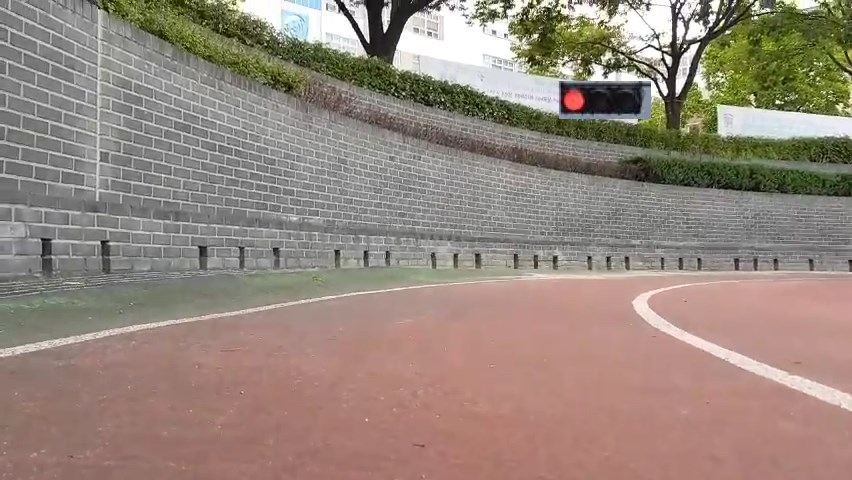
#> input picture sinhos/sin1.jpeg, 852 x 480 px; its folder holds only this picture in this run
$ python detect_sinho.py
#> lines starting #> are read from the running program, lines starting #| are printed output that depends on the picture; after the words box and inside, x2 and y2 are one past the last pixel; in counts of white or black regions, pixels touching at a corner belong together
import cv2
import numpy as np

for i in range(1):
    img = cv2.imread('sinhos/sin' + str(i + 1) + '.jpeg')
#> img is the input picture: shape (480, 852, 3); mean B, G, R 124.7, 135.3, 150.2
    img2 = img.copy()

    # 그레이 스케일로 변환 ---①
    imgray = cv2.cvtColor(img, cv2.COLOR_BGR2GRAY)
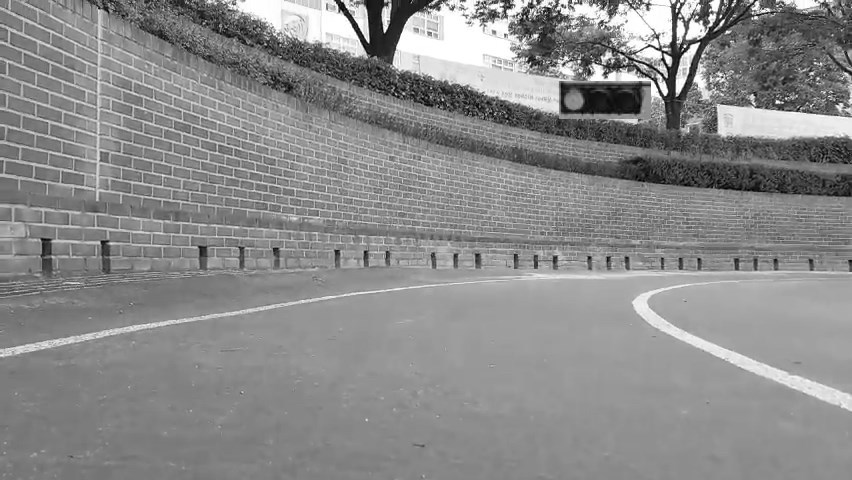
#> imgray: shape (480, 852); min 0, max 255, mean 138.6
    # 스레시홀드로 바이너리 이미지로 만들어서 검은배경에 흰색전경으로 반전 ---②
    ret, imthres = cv2.threshold(imgray, 127, 255, cv2.THRESH_BINARY_INV)
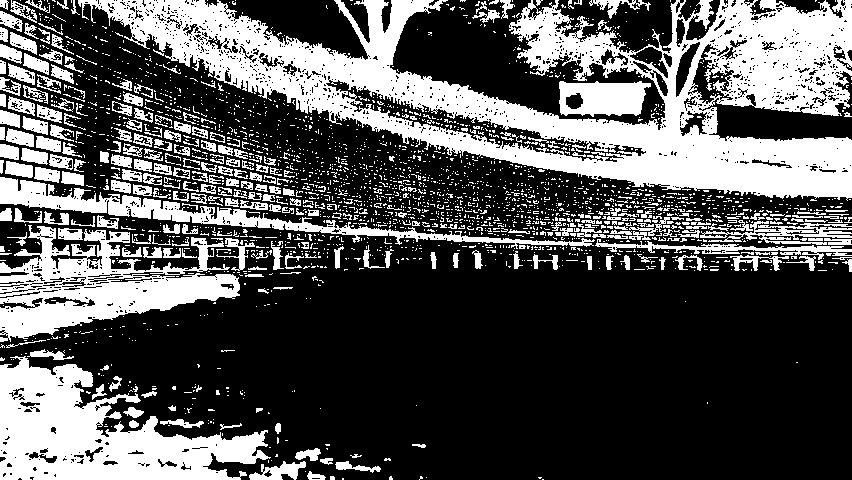
#> imthres: shape (480, 852); 33.3% white; 2647 white regions (2341 under 20 px)

    # 가장 바깥쪽 컨투어에 대해 모든 좌표 반환 ---③
    contour, hierarchy = cv2.findContours(imthres, cv2.RETR_EXTERNAL, \
                                                    cv2.CHAIN_APPROX_NONE)
#> contour = 2516 contours, 2316 with area under 20; largest, box (x1, y1, x2, y2) and area: (78, 0, 852, 201) 69854, (0, 356, 271, 480) 17488, (0, 225, 240, 342) 12773, (0, 177, 595, 249) 5804, (559, 81, 651, 117) 2574
    # 가장 바깥쪽 컨투어에 대해 꼭지점 좌표만 반환 ---④
    contour2, hierarchy = cv2.findContours(imthres, cv2.RETR_EXTERNAL, \
                                                    cv2.CHAIN_APPROX_SIMPLE)
#> contour2 has the same summary as contour
    # 각각의 컨투의 갯수 출력 ---⑤
    print('도형의 갯수: %d(%d)'% (len(contour), len(contour2)))
#| 도형의 갯수: 2516(2516)
    print('도형s :', contour2[:5])
#| 도형s : [array([[[542, 479]],
#|        [[543, 479]]], dtype=int32), array([[[342, 478]],
#|        [[342, 479]],
#|        [[343, 479]],
#|        [[343, 478]]], dtype=int32), array([[[538, 477]],
#|        [[539, 478]],
#|        [[540, 478]],
#|        [[541, 477]]], dtype=int32), array([[[426, 477]]], dtype=int32), array([[[420, 476]],
#|        [[420, 478]],
#|        [[419, 479]],
#|        [[420, 478]],
#|        [[422, 478]],
#> (further printed lines are left out)
    for p in range(3):
        print('222 :', contour2[p])
#> this loop made 3 passes
#| 222 : [[[542 479]]
#|  [[543 479]]]
#| 222 : [[[342 478]]
#|  [[342 479]]
#|  [[343 479]]
#|  [[343 478]]]
#| 222 : [[[538 477]]
#|  [[539 478]]
#|  [[540 478]]
#|  [[541 477]]]
    contour3 = []
    for k in contour2:
        if len(k) == 4:
            contour3.append(k)
#> this loop made 2516 passes
#> k on passes 1 to 3: [[542, 479], [543, 479]], [[342, 478], [342, 479], [343, 479], [343, 478]], [[538, 477], [539, 478], [540, 478], [541, 477]]
#> after the loop, contour3 = 230 contours, all with area under 20
    contour2 = contour3
#> contour2 = 230 contours, all with area under 20

    # 모든 좌표를 갖는 컨투어 그리기, 초록색  ---⑥
    cv2.drawContours(img, contour, -1, (0,255,0), 4)
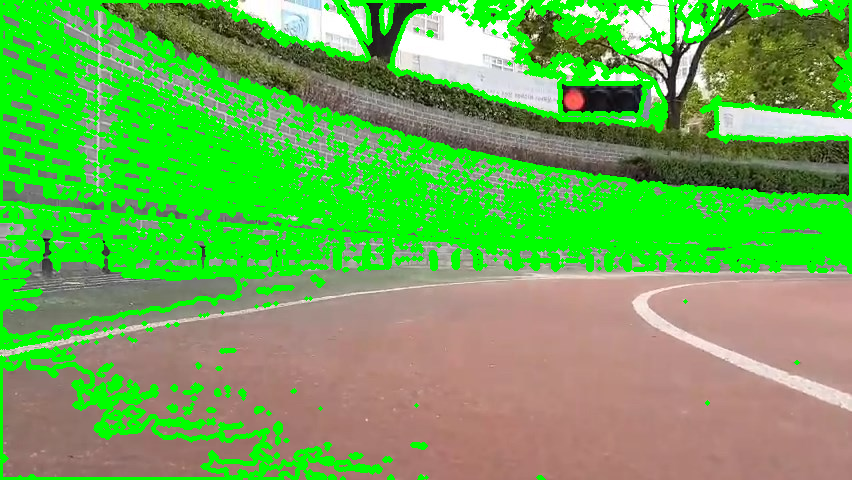
#> img: shape (480, 852, 3); mean B, G, R 84, 173.9, 106.8
    # 꼭지점 좌표만을 갖는 컨투어 그리기, 초록색  ---⑦
    cv2.drawContours(img2, contour2, -1, (0,255,0), 4)
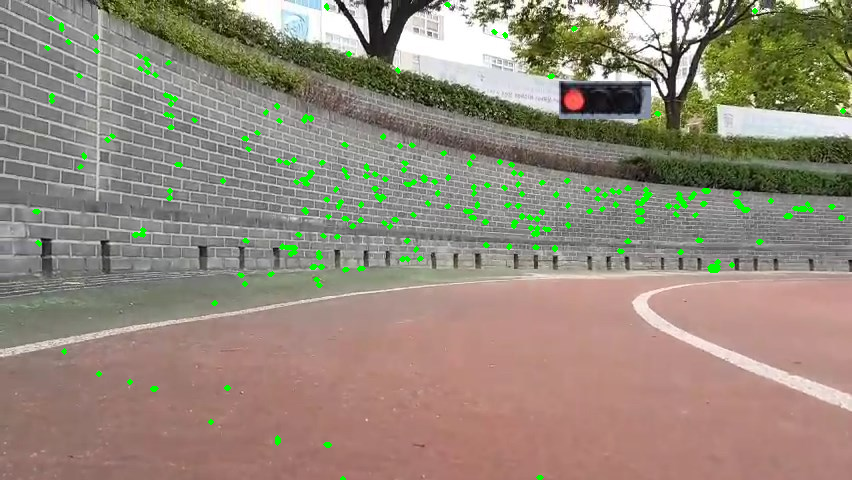
#> img2: shape (480, 852, 3); 1.54% of pixels changed, all inside (x1, y1, x2, y2) = (32, 2, 846, 480)

    # 컨투어 모든 좌표를 작은 파랑색 점(원)으로 표시 ---⑧
    for i in contour:
        for j in i:
            cv2.circle(img, tuple(j[0]), 1, (255,0,0), -1)
#> this loop made 2516 passes
#> i on passes 1, 2, 4: [[542, 479], [543, 479]], [[342, 478], [342, 479], [343, 479], [343, 478]], [[426, 477]]
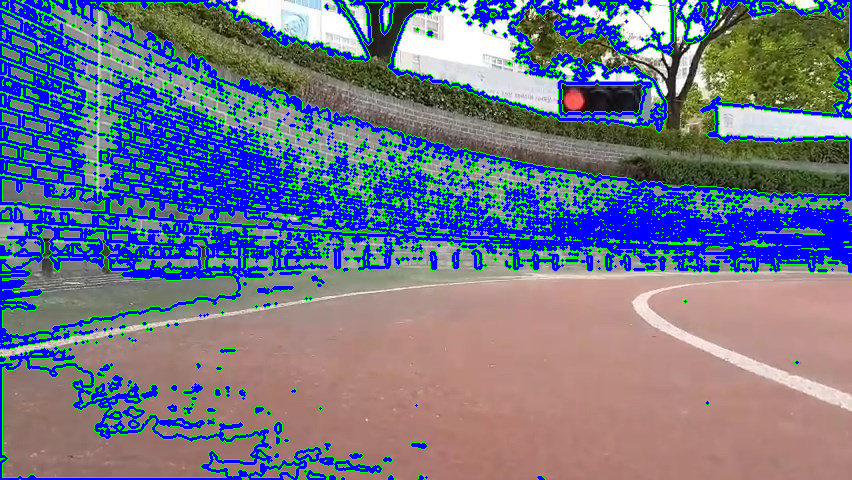
#> img: shape (480, 852, 3); mean B, G, R 140.4, 117.5, 106.8

    # 컨투어 꼭지점 좌표를 작은 파랑색 점(원)으로 표시 ---⑨
    for i in contour2:
        for j in i:
            cv2.circle(img2, tuple(j[0]), 1, (255,0,0), -1)
#> this loop made 230 passes
#> i on passes 1 to 3: [[342, 478], [342, 479], [343, 479], [343, 478]], [[538, 477], [539, 478], [540, 478], [541, 477]], [[325, 444], [326, 445], [329, 445], [329, 444]]
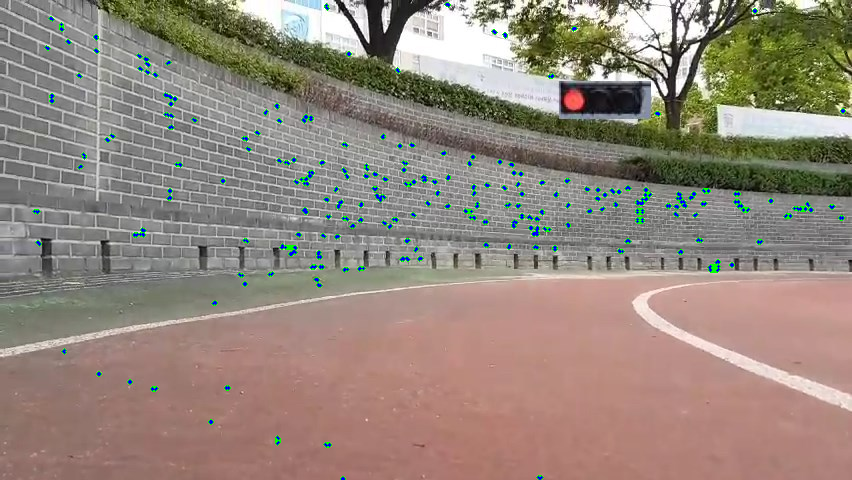
#> img2: shape (480, 852, 3); 0.72% of pixels changed, all inside (x1, y1, x2, y2) = (33, 3, 845, 480)

    # 결과 출력 ---⑩
    cv2.imshow('CHAIN_APPROX_NONE', img)
    cv2.waitKey(0)
    cv2.imshow('CHAIN_APPROX_SIMPLE', img2)
    cv2.waitKey(0)
cv2.destroyAllWindows()
